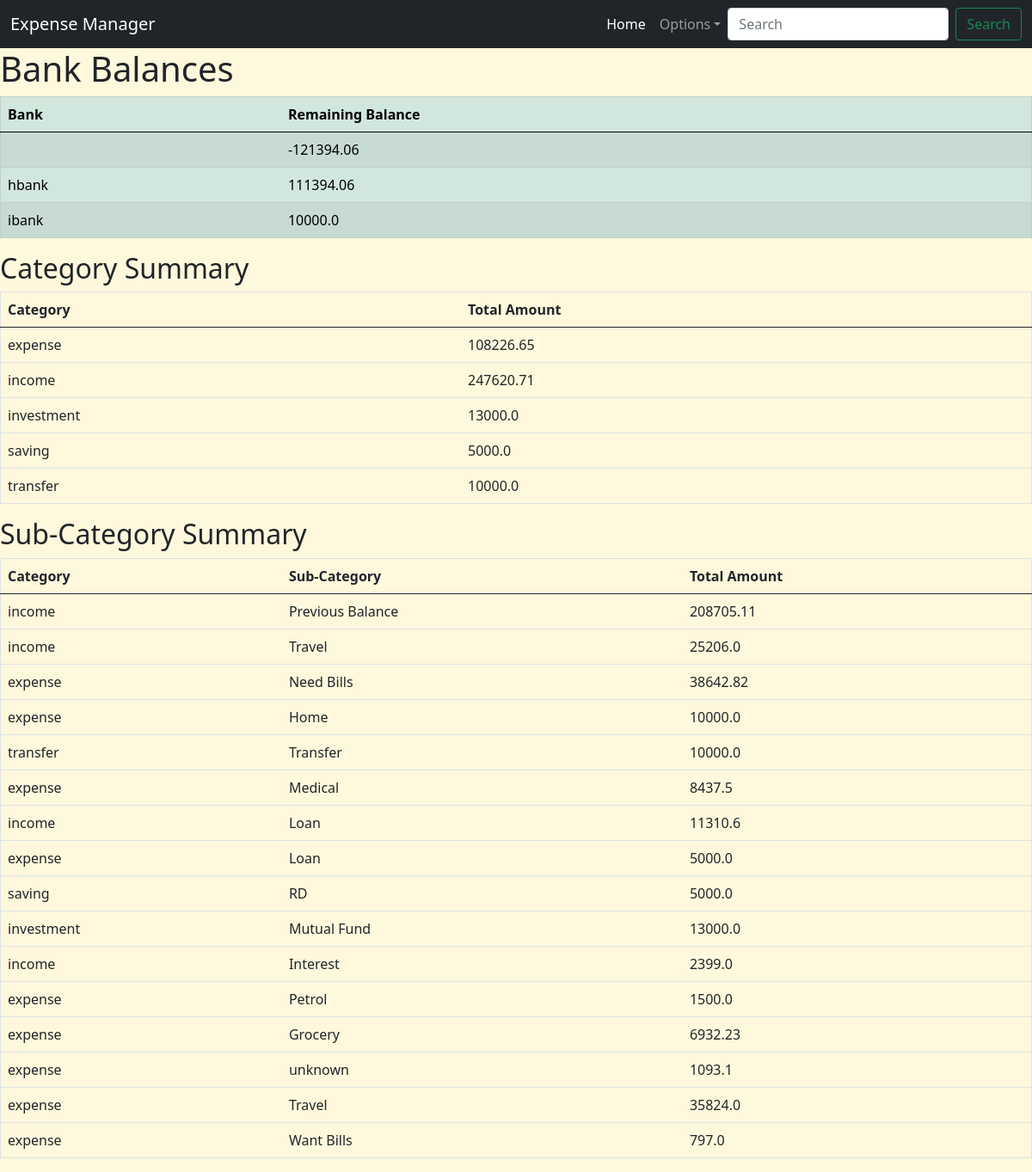
Page /summary on the committed database.
### app.py (models this page shows)
class IncomeExpenseManager(db.Model):
    id = db.Column(db.Integer, primary_key=True)
    date = db.Column(db.Date, nullable=False)
    from_bank = db.Column(db.String(10), nullable=False)
    to_bank = db.Column(db.String(10), nullable=True)
    category = db.Column(db.String(20), nullable=False)
    sub_category = db.Column(db.String(50), nullable=False)
    description = db.Column(db.String(100), nullable=False)
    amount = db.Column(db.Float, nullable=False)

### app.py (the view)
@app.route('/summary')
def category_summary():
    category_summary = db.session.query(IncomeExpenseManager.category, db.func.sum(IncomeExpenseManager.amount).label('total_amount')).group_by(IncomeExpenseManager.category).all()
    sub_category_summary = db.session.query(IncomeExpenseManager.category, IncomeExpenseManager.sub_category, db.func.sum(IncomeExpenseManager.amount).label('total_amount')).group_by(IncomeExpenseManager.category, IncomeExpenseManager.sub_category).order_by(IncomeExpenseManager.amount.label('total_amount').desc()).all()
    from_bank_summary = db.session.query(IncomeExpenseManager.from_bank, db.func.sum(-IncomeExpenseManager.amount).label('balance')).group_by(IncomeExpenseManager.from_bank).all()
    to_bank_summary = db.session.query(IncomeExpenseManager.to_bank, db.func.sum(IncomeExpenseManager.amount).label('balance')).filter(IncomeExpenseManager.to_bank.isnot(None)).group_by(IncomeExpenseManager.to_bank).all()
    bank_balances = {}
    for bank, balance in from_bank_summary:
        bank_balances[bank] = bank_balances.get(bank, 0) + balance
    for bank, balance in to_bank_summary:
        bank_balances[bank] = bank_balances.get(bank, 0) + balance
    return render_template('category_summary.html', category_summary=category_summary, sub_category_summary=sub_category_summary, bank_balances=bank_balances)

### templates/category_summary.html
{% extends 'base.html' %}
{% block content %}
<h1>Bank Balances</h1>
<table class="table table-success table-striped", border="1">
    <thead>
        <tr>
            <th>Bank</th>
            <th>Remaining Balance</th>
        </tr>
    </thead>
    <tbody>
        {% for bank, balance in bank_balances.items() %}
        <tr>
            <td>{{ bank }}</td>
            <td>{{ balance }}</td>
        </tr>
        {% endfor %}
    </tbody>
</table>
<h2>Category Summary</h2>
<table class="table", border="1">
    <thead>
        <tr>
            <th>Category</th>
            <th>Total Amount</th>
        </tr>
    </thead>
    <tbody>
        {% for category, total_amount in category_summary %}
        <tr>
            <td>{{ category }}</td>
            <td>{{ total_amount | round(2) }}</td>
        </tr>
        {% endfor %}
    </tbody>
</table>
<h2>Sub-Category Summary</h2>
<table class="table", border="1">
    <thead>
        <tr>
            <th>Category</th>
            <th>Sub-Category</th>
            <th>Total Amount</th>
        </tr>
    </thead>
    <tbody>
        {% for category, sub_category, total_amount in sub_category_summary %}
        <tr>
            <td>{{ category }}</td>
            <td>{{ sub_category }}</td>
            <td>{{ total_amount | round(2) }}</td>
        </tr>
        {% endfor %}
    </tbody>
</table>
{% endblock %}

### templates/base.html (style rules this page uses)
body { background-color: cornsilk; }

### rows in the picture
IncomeExpenseManager: to_bank "ibank", amount "10000.0", category "transfer", sub_category "Transfer"
IncomeExpenseManager: category "saving", amount "5000.0", sub_category "RD"
IncomeExpenseManager: category "income", sub_category "Previous Balance", amount "208705.11"
IncomeExpenseManager: category "income", sub_category "Travel", amount "25206.0"
IncomeExpenseManager: category "expense", sub_category "Home", amount "10000.0"
IncomeExpenseManager: category "expense", sub_category "Loan", amount "5000.0"
IncomeExpenseManager: category "expense", sub_category "Petrol", amount "1500.0"

### other values in the picture
{{ balance }} "-121394.06" "111394.06"
{{ bank }} "hbank"
{{ category }} "expense" "income" "investment"
{{ total_amount | round(2) }} "108226.65" "247620.71" "13000.0"
{{ category }} "expense" "expense" "income" "investment" "income" "expense" "expense" "expense" "expense"
{{ sub_category }} "Need Bills" "Medical" "Loan" "Mutual Fund" "Interest" "Grocery" "unknown" "Travel" "Want Bills"
{{ total_amount | round(2) }} "38642.82" "8437.5" "11310.6" "13000.0" "2399.0" "6932.23" "1093.1" "35824.0" "797.0"
